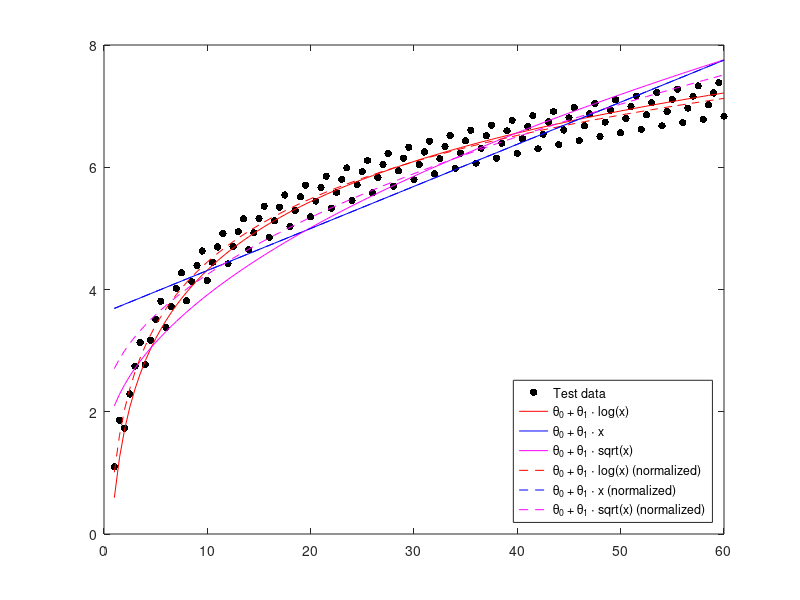
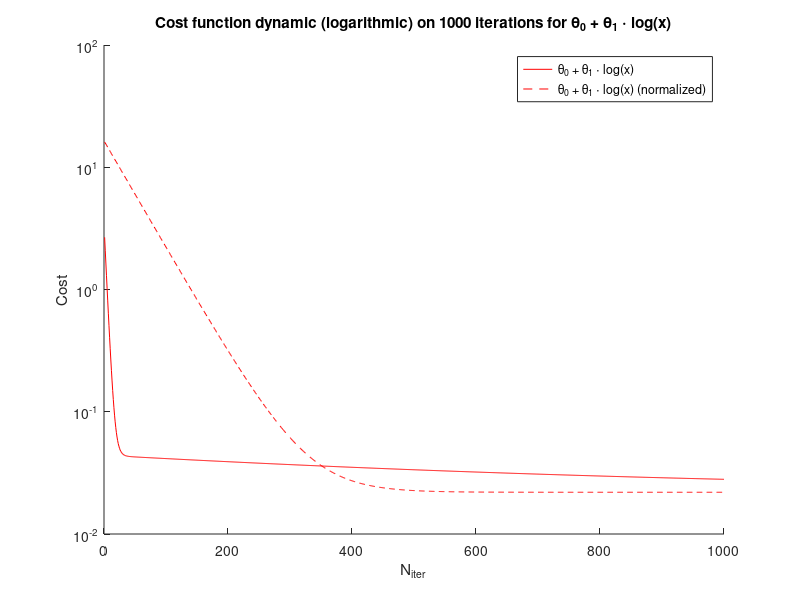
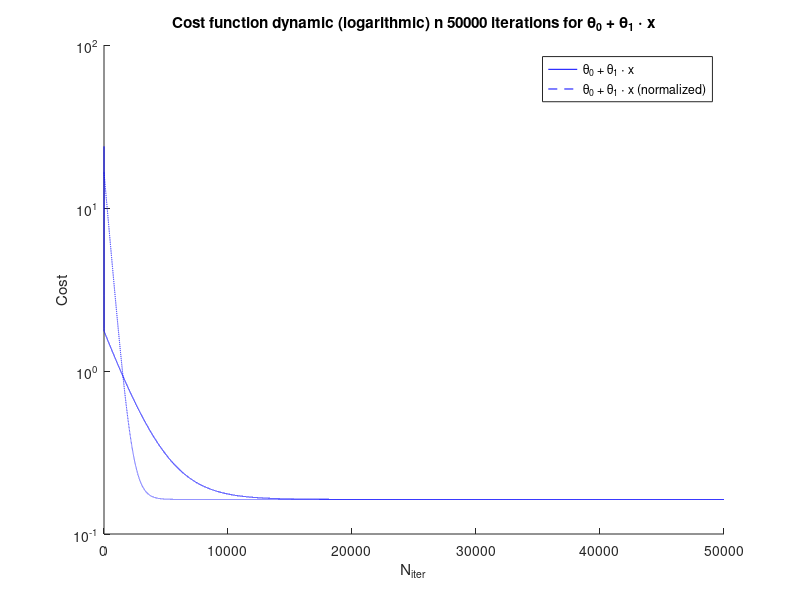
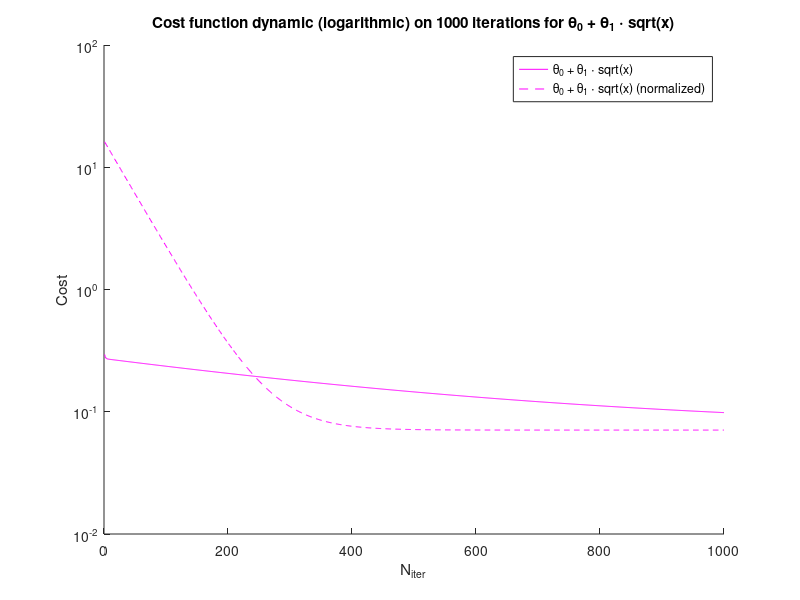

Write MATLAB code to recreate these figures, in order.
close all force;
clear;
clc;

disp("--- You are running 'f01_linear_regression' file now ---")

% ------------------------ Functions ------------------------

function J = cost(X, y, theta)
    J = (1 / (2*rows(X))) * (norm(X*theta - y) ^ 2 );
endfunction

function [theta, J_history] = gradientDescent(X, y, theta, alpha, iteration_count)
    m = length(X);
    for i = 1:iteration_count
        theta = theta - (alpha / m) * X' * ( X * theta - y);
        J_history(i) = cost(X, y, theta);
    endfor
endfunction

function X_norm = featureNormalize(X)
    mu = mean(X);                     % we would've also needed to return mu and sigma if new values were to be predicted
    sigma = std(X);
    X_norm = (X - mu) ./ sigma;
endfunction

% -----------------------------------------------------------


x = [1:0.5:60]';
y = (1.5 * log(x) + log (rem(x, 2) + 2));              % some nice function :)
plot(x, y, '.k', 'marker', '.', 'markersize', 16);
m = length(x);                                         % count of training examples

                                 % Suppose we want to try approximating our function with three hypotheses:
X1 = [ones(m, 1), log(x)];       % 1) h_theta(x) = theta0 + theta1 * log(x)
X2 = [ones(m, 1), x];            % 2) h_theta(x) = theta0 + theta1 * x
X3 = [ones(m, 1), sqrt(x)];      % 3) h_theta(x) = theta0 + theta1 * sqrt(x)

% Same 3 hypotheses, now with normalized values
X1_norm = [ones(m, 1), featureNormalize(log(x))];
X2_norm = [ones(m, 1), featureNormalize(x)];
X3_norm = [ones(m, 1), featureNormalize(sqrt(x))];

theta = [0; 1];                  % Let's start with theta0 = 0 and theta1 = 0

alpha1 = 0.01;
iteration_count1 = 1000;

alpha2 = 0.001;
iteration_count2 = 50000;

alpha3 = 0.01;
iteration_count3 = 1000;

[theta1, J_history1] = gradientDescent(X1, y, theta, alpha1, iteration_count1);
[theta2, J_history2] = gradientDescent(X2, y, theta, alpha2, iteration_count2);
[theta3, J_history3] = gradientDescent(X3, y, theta, alpha3, iteration_count3);
[theta1_norm, J_history1_norm] = gradientDescent(X1_norm, y, theta, alpha1, iteration_count1);
[theta2_norm, J_history2_norm] = gradientDescent(X2_norm, y, theta, alpha2, iteration_count2);
[theta3_norm, J_history3_norm] = gradientDescent(X3_norm, y, theta, alpha3, iteration_count3);

hold on;                         % don't erase existing plot

plot(x, X1*theta1, '-r');
plot(x, X2*theta2, '-b');
plot(x, X3*theta3, '-m');
plot(x, X1_norm*theta1_norm, '--r');
plot(x, X2_norm*theta2_norm, '--b');
plot(x, X3_norm*theta3_norm, '--m');
legend('Test data','\theta_0 + \theta_1 \cdot log(x)','\theta_0 + \theta_1 \cdot x','\theta_0 + \theta_1 \cdot sqrt(x)', '\theta_0 + \theta_1 \cdot log(x) (normalized)','\theta_0 + \theta_1 \cdot x (normalized)','\theta_0 + \theta_1 \cdot sqrt(x) (normalized)', 'location', 'southeast');

fprintf('Cost for theta0 + theta1 * log(x) = %f\n', [cost(X1, y, theta1)]);
fprintf('Cost for theta0 + theta1 * log(x) (normalized) = %f\n', [cost(X1_norm, y, theta1_norm)]);
fprintf('Cost for theta0 + theta1 * x = %f\n', [cost(X2, y, theta2)]);
fprintf('Cost for theta0 + theta1 * x (normalized) = %f \n' , [cost(X2_norm, y, theta2_norm)]);
fprintf('Cost for theta0 + theta1 * sqrt(x) = %f\n', [cost(X3, y, theta3)]);
fprintf('Cost for theta0 + theta1 * sqrt(x) (normalized) = %f\n', [cost(X3_norm, y, theta3_norm)]);


figure (2);       % open new window
hold on;

iters1000 = [1:1000];
title('Cost function dynamic (logarithmic) on 1000 iterations for \theta_0 + \theta_1 \cdot log(x)');
xlabel('N_{iter}');
ylabel('Cost');
semilogy(iters1000, J_history1(1:1000), '-r');
semilogy(iters1000, J_history1_norm(1:1000), '--r');
legend('\theta_0 + \theta_1 \cdot log(x)', '\theta_0 + \theta_1 \cdot log(x) (normalized)');


figure (3);       % open new window
hold on;

iters50000 = [1:50000];
title('Cost function dynamic (logarithmic) n 50000 iterations for \theta_0 + \theta_1 \cdot x');
xlabel('N_{iter}');
ylabel('Cost');
semilogy(iters50000, J_history2(1:50000), '-b');
semilogy(iters50000, J_history2_norm(1:50000), '--b');

legend('\theta_0 + \theta_1 \cdot x', '\theta_0 + \theta_1 \cdot x (normalized)');


figure (4);       % open new window
hold on;

title('Cost function dynamic (logarithmic) on 1000 iterations for \theta_0 + \theta_1 \cdot sqrt(x)');
xlabel('N_{iter}');
ylabel('Cost');
semilogy(iters1000, J_history3(1:1000), '-m');
semilogy(iters1000, J_history3_norm(1:1000), '--m');
legend('\theta_0 + \theta_1 \cdot sqrt(x)','\theta_0 + \theta_1 \cdot sqrt(x) (normalized)');
